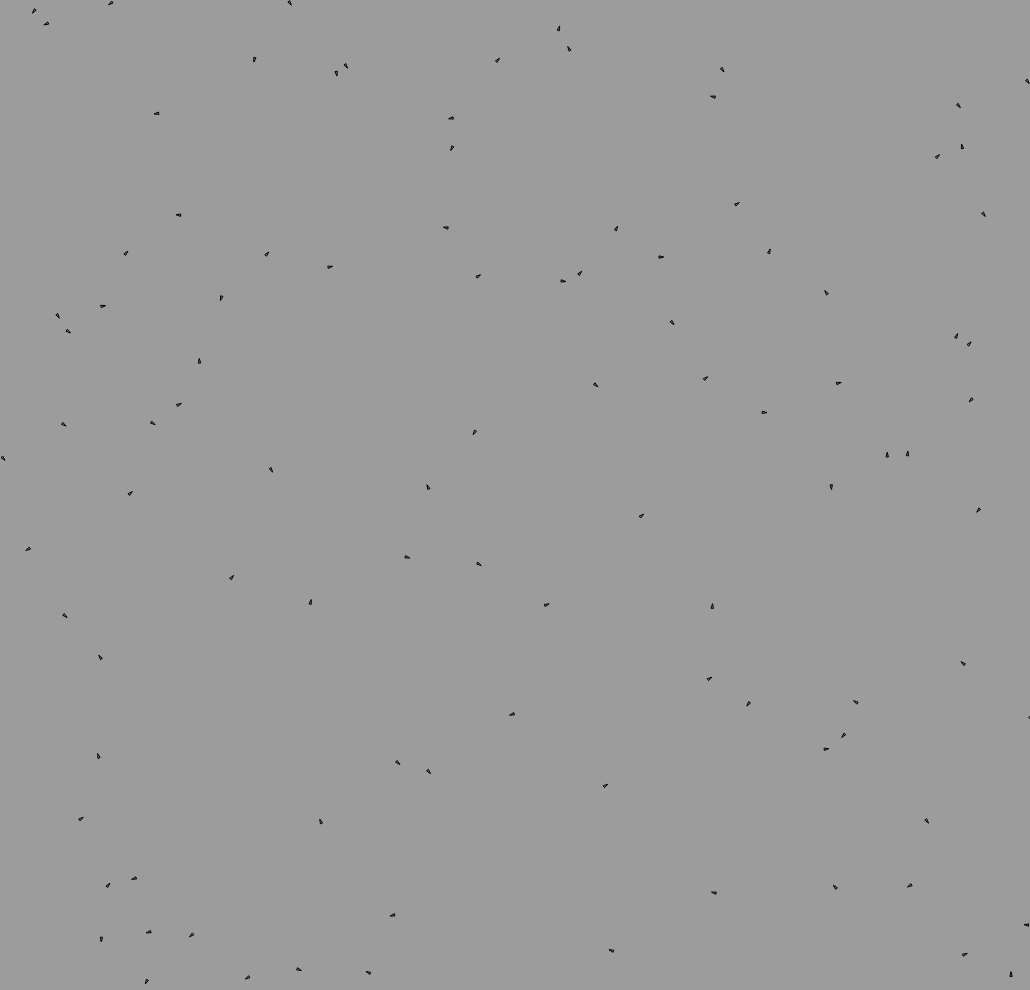
Frame 1 (no input)
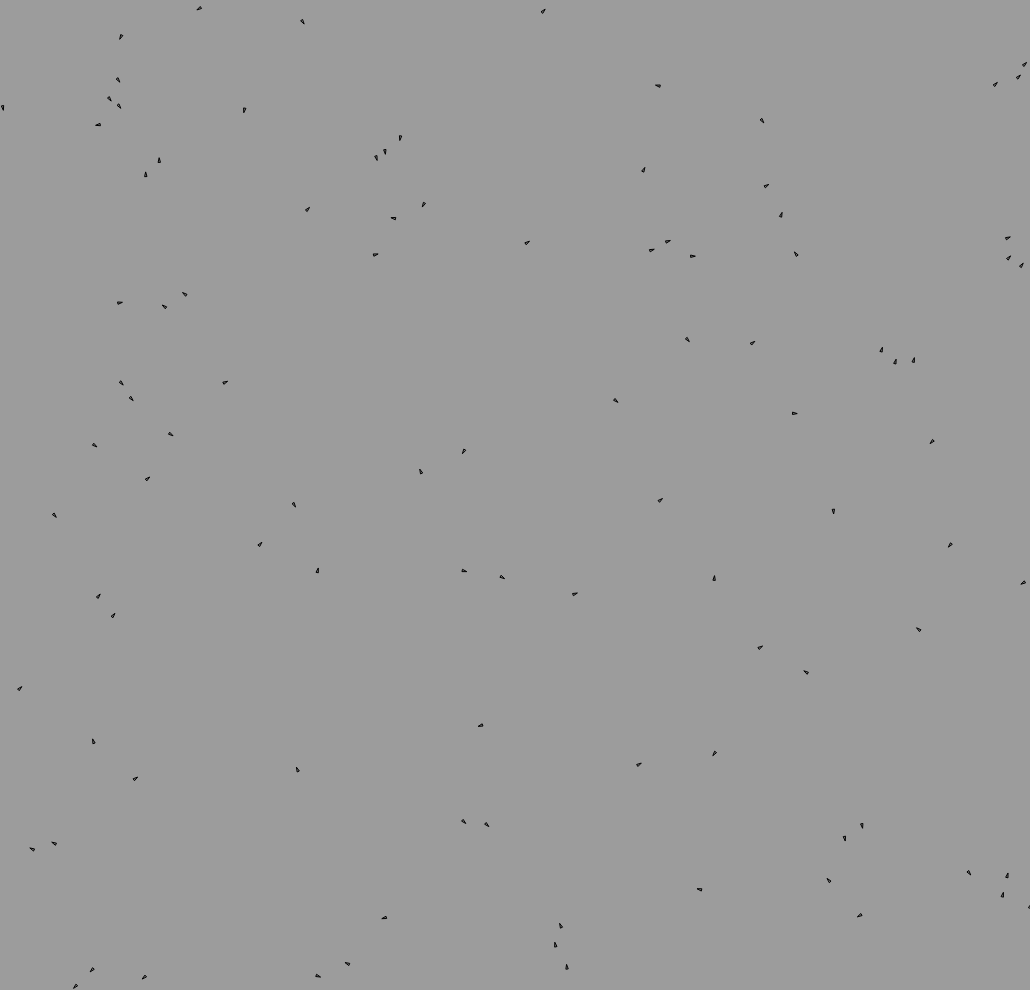
Frame 60 (no input)
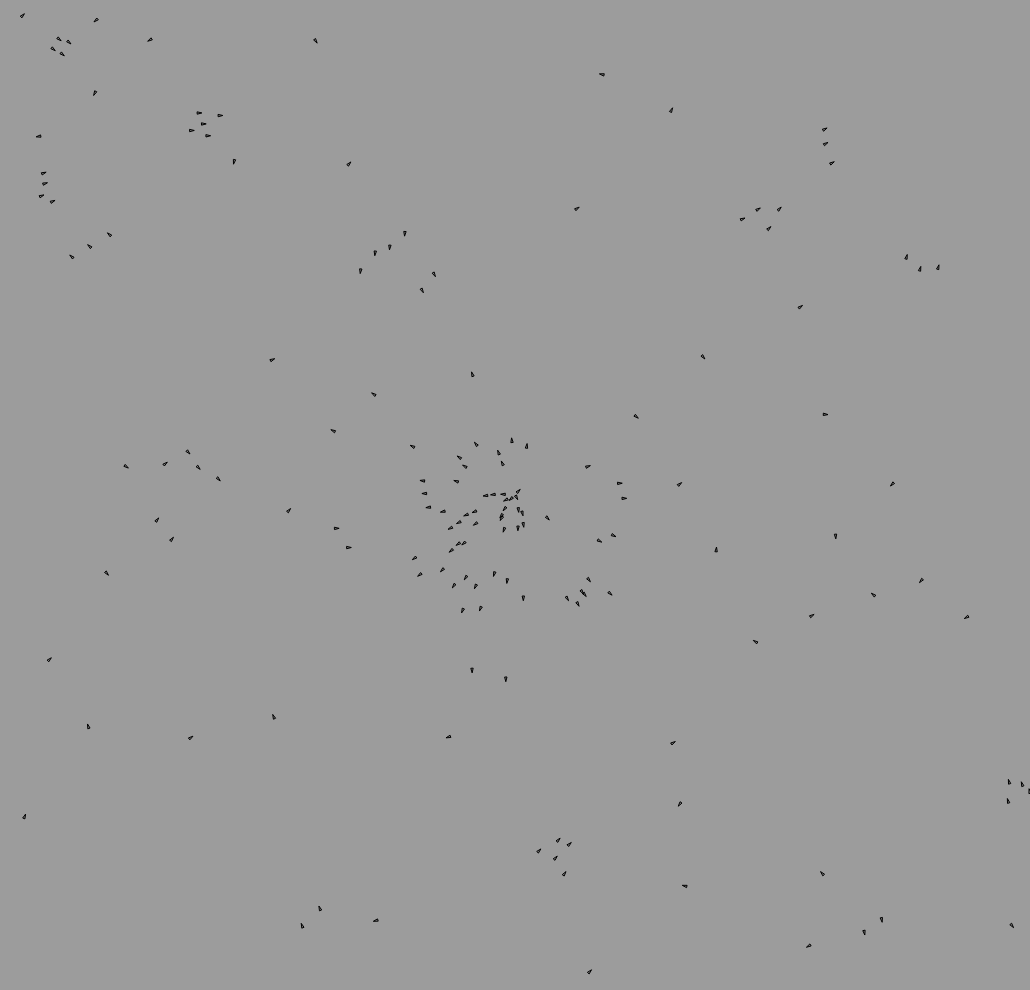
Frame 120 (the mouse pressed at the canvas centre since frame 60)

The p5.js sketch that drew these frames (run headless with seeded random() and noise() and a simulated clock; from frame 60 on, the mouse is pressed at the canvas centre):

// p5.js sketch
// ── sketch.js
var slider1;
var slider2;
var slider3;
var slider4;
var slider5;
var slider6;
var slider7;
var slider8;
var p1;
var p2;
var p3;
var p4;
var p5;
var p6;
var p7;
var p8;
var p11;
var p21;
var p31;
var p41;
var p51;
var p61;
var p71;
var p81;

function setup() {
  createCanvas(windowWidth - 170, windowHeight - 10); //1200, 600);
  numBoids = 100;
  b = [];
  for (i = 0; i < numBoids; i++) {
    b[i] = new boid(random(width),random(height));
  }
  slider1 = createSlider(0, 100, 50);
  slider2 = createSlider(0, 100, 30);
  slider3 = createSlider(0, 100, 25);
  slider4 = createSlider(0, 100, 10);
  slider5 = createSlider(0, 100, 50);
  slider6 = createSlider(0, 100, 50);
  slider7 = createSlider(0, 100, 25);
  slider8 = createSlider(0, 100, 25);
  slider2.position(width, 45)
  slider3.position(width, 90)
  slider4.position(width, 135)
  slider5.position(width, 180)
  slider6.position(width, 225)
  slider7.position(width, 270)
  slider8.position(width, 315)
  p1 = createP("Max Speed");
  p1.position(width + 2, 10);
  p2 = createP("Max Force");
  p2.position(width + 2, 55);
  p3 = createP("Sphere of Influence");
  p3.position(width + 2, 100);
  p4 = createP("Desired Seperation");
  p4.position(width + 2, 145);
  p5 = createP("Seek/Repel Weight");
  p5.position(width + 2, 190);
  p6 = createP("Seperation Weight");
  p6.position(width + 2, 235);
  p7 = createP("Cohesion Weight");
  p7.position(width + 2, 280);
  p8 = createP("Allignment Weight");
  p8.position(width + 2, 325);
  p11 = createP(slider1.value());
  p11.position(width + 135, 10);
  p21 = createP(slider2.value());
  p21.position(width + 135, 55);
  p31 = createP(slider3.value());
  p31.position(width + 135, 100);
  p41 = createP(slider4.value());
  p41.position(width + 135, 145);
  p51 = createP(slider5.value());
  p51.position(width + 135, 190);
  p61 = createP(slider6.value());
  p61.position(width + 135, 235);
  p71 = createP(slider7.value());
  p71.position(width + 135, 280);
  p81 = createP(slider8.value());
  p81.position(width + 135, 325);
  setFrameRate(50);
}

function draw() {
  background(156);
  fill(0, 0, 0, 50)
  for (i = 0; i < b.length; i++) {
    b[i].find(b.slice(), i);
    //b[i].seek(mouseX, mouseY);
    b[i].repel(mouseX, mouseY);
    b[i].allign();
    b[i].seperation();
    b[i].cohesion(i);
  }
  for (i = 0; i < b.length; i++) {
    b[i].update(slider1.value(), slider2.value(), slider3.value(), slider4.value(), slider5.value(), slider6.value(), slider7.value(), slider8.value());
    if (b[i].pos.x > width + 10) {
      b[i].pos.x = (b[i].pos.x % width) - 10
    }
    if (b[i].pos.x < -10) {
      b[i].pos.x = width + 10
    }
    if (b[i].pos.y > height + 10) {
      b[i].pos.y = (b[i].pos.y % height) - 10
    }
    if (b[i].pos.y < -10) {
      b[i].pos.y = height + 10
    }
    b[i].draw();
  }
  p11.html(slider1.value());
  p21.html(slider2.value());
  p31.html(slider3.value());
  p41.html(slider4.value());
  p51.html(slider5.value());
  p61.html(slider6.value());
  p71.html(slider7.value());
  p81.html(slider8.value());
  
  if (mouseIsPressed && mouseX < width && mouseY < height){
    b[b.length] = new boid(mouseX,mouseY);
  }
  //console.log(frameRate());
}

function windowResized() {
  resizeCanvas(windowWidth - 170, windowHeight - 10);
  var width1 = windowWidth - 170
  slider2.position(width1, 45)
  slider3.position(width1, 90)
  slider4.position(width1, 135)
  slider5.position(width1, 180)
  slider6.position(width1, 225)
  slider7.position(width1, 270)
  slider8.position(width1, 315)
  p1.position(width1 + 2, 10);
  p2.position(width1 + 2, 55);
  p3.position(width1 + 2, 100);
  p4.position(width1 + 2, 145);
  p5.position(width1 + 2, 190);
  p6.position(width1 + 2, 235);
  p7.position(width1 + 2, 280);
  p8.position(width1 + 2, 325);
  p11.position(width1 + 135, 10);
  p21.position(width1 + 135, 55);
  p31.position(width1 + 135, 100);
  p41.position(width1 + 135, 145);
  p51.position(width1 + 135, 190);
  p61.position(width1 + 135, 235);
  p71.position(width1 + 135, 280);
  p81.position(width1 + 135, 325);
}

// ── boid.js
function boid(x, y) {
  //if (x == null && y == null) {
    //this.pos = createVector(random(width), random(height)); //random(width),random(height));
  //} else {
    this.pos = createVector(x, y)
  //}
  this.vel = createVector(random(-1, 1), random(-1, 1));
  this.acc = createVector(0, 0);
  this.rep = createVector(0, 0);

  this.top = createVector(0, -10 / 3);
  this.right = createVector(1, 1);
  this.left = createVector(-1, 1);

  this.maxSpeed = 1.5;
  this.maxForce = 0.3;


  this.close = [];

  this.sphereOfInfluence = 25;
  this.desiredSeperation = 10;

  this.seekWeight = 1;
  this.seperationWeight = 2;
  this.cohesionWeight = 1;
  this.allignWeight = 1;

  this.draw = function() {
    pointTo = createVector(this.pos.x, this.pos.y);
    pointTo = pointTo.add(this.vel);
    angle = atan2(pointTo.y - this.pos.y, pointTo.x - this.pos.x) + PI / 2 //this.vel.heading() + PI/2
    newTop = createVector(this.top.x, this.top.y);
    newTop = newTop.rotate(angle);
    newRight = createVector(this.right.x, this.right.y);
    newRight = newRight.rotate(angle);
    newLeft = createVector(this.left.x, this.left.y);
    newLeft = newLeft.rotate(angle);
    triangle(newTop.x + this.pos.x, newTop.y + this.pos.y, newRight.x + this.pos.x, newRight.y + this.pos.y, newLeft.x + this.pos.x, newLeft.y + this.pos.y);
  }

  this.appForce = function(force) {
    this.acc.add(force);
  }

  this.followMouse = function() {
    this.vel.x = mouseX - this.pos.x;
    this.vel.y = mouseY - this.pos.y;
    this.vel = this.vel.setMag(1);
  }

  this.update = function(a, b, c, d, e, f, g, h) {
    this.maxSpeed = map(a, 0, 100, 0.2, 3);
    this.maxForce = map(b, 0, 100, 0, 1);
    this.sphereOfInfluence = map(c, 0, 100, 0, 100);
    this.desiredSeperation = d;
    this.seekWeight = map(e, 0, 100, 0, 2);
    this.seperationWeight = map(f, 0, 100, 0, 4);
    this.cohesionWeight = map(g, 0, 100, 0, 4);
    this.allignWeight = map(h, 0, 100, 0, 4);

    this.acc.limit(this.maxForce);
    this.vel.add(this.acc);
    this.vel.limit(this.maxSpeed);
    this.vel.add(this.rep);
    this.pos.add(this.vel);
    this.acc.mult(0);
    this.rep.mult(0);
  }

  this.seek = function(x, y) {
    temp = createVector(this.pos.x, this.pos.y);
    toSeek = createVector(x, y);
    distance = temp.sub(toSeek);
    if (distance.mag() < 100) {
      target = createVector(x, y);
      desired = target.sub(this.pos);
      desired.setMag(this.maxSpeed);
      newHead = desired.sub(this.vel);
      newHead.limit(this.maxForce + 0.5);
      this.appForce(newHead.mult(this.seekWeight));
    }
  }

  this.repel = function(x, y) {
    temp = createVector(this.pos.x, this.pos.y);
    toSeek = createVector(x, y);
    distance = temp.sub(toSeek);
    if (distance.mag() < 100) {
      target = createVector(x, y);
      desired = target.sub(this.pos);
      desired.setMag(this.maxSpeed);
      newHead = desired.sub(this.vel);
      newHead.limit(this.maxForce + 0.5);
      newHead = newHead.mult(-1);
      this.rep.add(newHead.mult(this.seekWeight));
    }
  }

  this.find = function(list, index) {
    this.close.length = 0
    list.splice(index, 1);
    for (h = 0; h < list.length; h++) {
      temp = createVector(this.pos.x, this.pos.y);
      temp = temp.sub(list[h].pos);
      if (temp.mag() < this.sphereOfInfluence) {
        this.close.push(list[h]);
        this.close.push(temp);
        //ellipse(list[h].pos.x, list[h].pos.y,15,15)
      }

    }
  }

  this.allign = function() {
    sum = createVector(0, 0);
    for (m = 0; m < this.close.length; m += 2) {
      sum = sum.add(this.close[m].vel);
    }
    sum = sum.div(this.close.length / 2);
    this.appForce(sum.mult(this.allignWeight));
  }

  this.seperation = function() {
    sum = createVector(0, 0);
    for (y = 1; y < this.close.length; y += 2) {
      if (this.close[y].mag() < this.desiredSeperation) {
        temp = createVector(0, 0);
        temp = this.close[y];
        temp = temp.div(temp.mag());
        sum = sum.add(temp);
      }
    }
    sum = sum.div(this.close.length / 2);
    this.appForce(sum.mult(this.seperationWeight));
  }

  this.cohesion = function(index) {
    sum = createVector(0, 0);
    for (t = 0; t < this.close.length; t += 2) {
      sum = sum.add(this.close[t].pos);
    }
    if (this.close.length > 0) {
      //if (index < 1) {
      //ellipse(sum.x, sum.y, 2, 2);
      //line(sum.x, sum.y, this.pos.x, this.pos.y);
      //}
      sum = sum.div(this.close.length / 2);
      //if (index < 1) {
      //ellipse(sum.x, sum.y, 2, 2);
      //line(sum.x, sum.y, this.pos.x, this.pos.y);
      //}
      sum = sum.sub(this.pos);
      this.appForce(sum * this.cohesionWeight);
    }
  }

}
